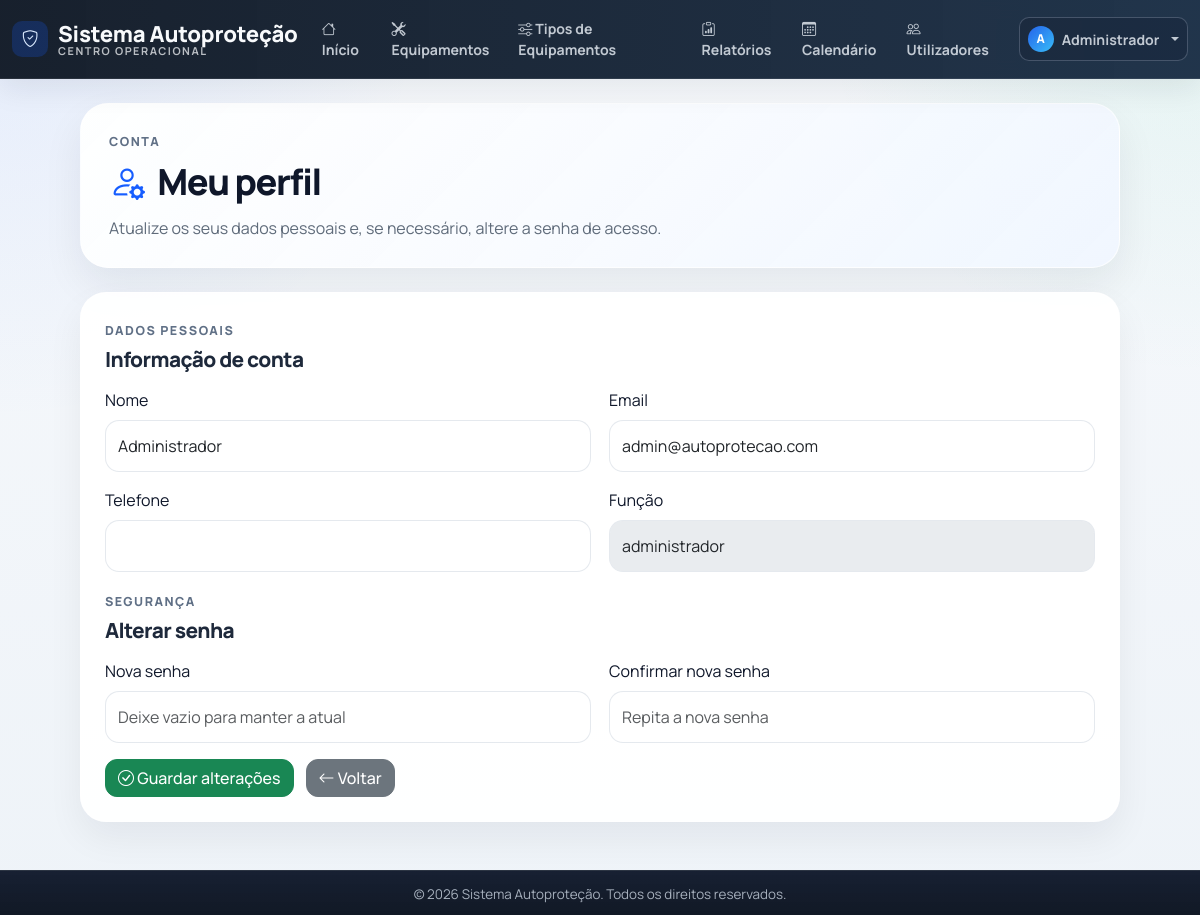
Screenshot of /index.php?controler=perfil&acao=editar (signed in) with the database file from the repository.
### tables this page shows
CREATE TABLE IF NOT EXISTS utilizadores (
    id INT AUTO_INCREMENT PRIMARY KEY,
    nome VARCHAR(100) NOT NULL,
    email VARCHAR(100) UNIQUE NOT NULL,
    telefone VARCHAR(20),
    senha VARCHAR(255) NOT NULL,
    funcao VARCHAR(50),
    ativo BOOLEAN DEFAULT TRUE,
    aprovado BOOLEAN DEFAULT FALSE,
    aprovado_por INT NULL,
    data_aprovacao TIMESTAMP NULL,
    data_criacao TIMESTAMP DEFAULT CURRENT_TIMESTAMP,
    data_atualizacao TIMESTAMP DEFAULT CURRENT_TIMESTAMP ON UPDATE CURRENT_TIMESTAMP,
    FOREIGN KEY (aprovado_por) REFERENCES utilizadores(id),
    INDEX idx_email (email),
    INDEX idx_ativo (ativo),
    INDEX idx_aprovado (aprovado)
);

### app/core/View.php (called while the page is built, shortened)
<?php
class View {
    public static function render($view, array $data = []) {
        $viewPath = APP_PATH . DIRECTORY_SEPARATOR . 'views' . DIRECTORY_SEPARATOR . str_replace('/', DIRECTORY_SEPARATOR, $view) . '.php';
        extract($data, EXTR_SKIP);
        require $viewPath;
        require APP_PATH . DIRECTORY_SEPARATOR . 'views' . DIRECTORY_SEPARATOR . 'layouts' . DIRECTORY_SEPARATOR . 'main.php';
    }
}

### app/core/Controller.php (called while the page is built, shortened)
<?php
abstract class Controller {
    protected function render($view, array $data = []) {
        View::render($view, $data);
    }
}

### app/controllers/PerfilController.php (called while the page is built, shortened)
<?php
class PerfilController extends Controller {
    private $utilizador;
    public function __construct() {
        $this->utilizador = new Utilizador();
    }
    public function editar() {
        $utilizadorId = (int)($_SESSION['utilizador_id'] ?? 0);
        $utilizador = $this->utilizador->getById($utilizadorId);
        $this->render('perfil/editar', compact('utilizador'));
    }
}

### app/core/Application.php (called while the page is built, shortened)
<?php
class Application {
    public function run() {
        $router = new Router();
        $route = $router->resolve($_GET);
        $this->dispatch($route);
    }
    private function registerAutoloader() {
        spl_autoload_register(function ($class) {
            $directories = [
                APP_PATH . DIRECTORY_SEPARATOR . 'core',
                APP_PATH . DIRECTORY_SEPARATOR . 'models',
                APP_PATH . DIRECTORY_SEPARATOR . 'controllers',
            ];
            foreach ($directories as $directory) {
                $file = $directory . DIRECTORY_SEPARATOR . $class . '.php';
                if (file_exists($file)) {
                    return;
                }
            }
        });
    }
    private function dispatch($route) {
        try {
            $controller = new $route['controller']();
            call_user_func_array([$controller, $route['action']], $route['params']);
        } catch (Throwable $exception) {
            $this->handleException($exception);
        }
    }
}

### public/index.php (called while the page is built)
<?php
require_once dirname(__DIR__) . DIRECTORY_SEPARATOR . 'app' . DIRECTORY_SEPARATOR . 'core' . DIRECTORY_SEPARATOR . 'Application.php';
$application = new Application();
$application->run();

### app/models/Utilizador.php (called while the page is built, shortened)
<?php
class Utilizador {
    private $db;
    private $table = 'utilizadores';
    public function __construct() {
        $this->db = new Database();
    }
    public function getById($id) {
        $query = "SELECT u.id, u.nome, u.email, u.telefone, u.funcao, u.ativo, u.aprovado,
                         u.aprovado_por, u.data_aprovacao, u.data_criacao, aprovador.nome as aprovado_por_nome
                  FROM {$this->table} u
                  LEFT JOIN {$this->table} aprovador ON aprovador.id = u.aprovado_por
                  WHERE u.id = ?";
        $stmt = $this->db->prepare($query);
        $stmt->bind_param("i", $id);
        $stmt->execute();
        return $stmt->get_result()->fetch_assoc();
    }
}

### app/models/Database.php (called while the page is built, shortened)
<?php
class Database {
    private $conexao;
    private $host;
    private $port;
    private $user;
    private $password;
    private $dbname;
    public function __construct() {
        $config = require CONFIG_PATH . DIRECTORY_SEPARATOR . 'database.php';
        $this->host = $config['host'];
        $this->port = $config['port'] ?? 3306;
        $this->user = $config['user'];
        $this->password = $config['password'];
        $this->dbname = $config['dbname'];
    }
    private function conectar() {
        try {
            $connection = new mysqli(
                $this->host,
                $this->user,
                $this->password,
                $this->dbname,
                (int)$this->port
            );
            $connection->set_charset("utf8mb4");
            $this->conexao = $connection;
        } catch (Exception $e) {
            die('Erro de conexão com a base de dados: ' . $e->getMessage());
        }
    }
    public function prepare($query) {
        return $this->conexao->prepare($query);
    }
}

### app/views/perfil/editar.php (the view)
<section class="page-shell page-shell--narrow">
    <div class="page-hero compact">
        <div>
            <span class="page-hero__eyebrow">Conta</span>
            <h1><i class="bi bi-person-gear"></i> Meu perfil</h1>
            <p>Atualize os seus dados pessoais e, se necessário, altere a senha de acesso.</p>
        </div>
    </div>
    <form method="POST" action="index.php?controler=perfil&acao=atualizar" class="panel-surface modern-form">
        <div class="panel-surface__header compact">
            <div>
                <span class="panel-surface__eyebrow">Dados pessoais</span>
                <h2>Informação de conta</h2>
            </div>
        </div>
        <div class="form-grid-two">
            <div class="mb-3">
                <label for="nome" class="form-label">Nome</label>
                <input type="text" class="form-control" id="nome" name="nome" value="<?php echo htmlspecialchars($utilizador['nome'] ?? ''); ?>" required>
            </div>
            <div class="mb-3">
                <label for="email" class="form-label">Email</label>
                <input type="email" class="form-control" id="email" name="email" value="<?php echo htmlspecialchars($utilizador['email'] ?? ''); ?>" required>
            </div>
        </div>
        <div class="form-grid-two">
            <div class="mb-3">
                <label for="telefone" class="form-label">Telefone</label>
                <input type="text" class="form-control" id="telefone" name="telefone" value="<?php echo htmlspecialchars($utilizador['telefone'] ?? ''); ?>">
            </div>
            <div class="mb-3">
                <label class="form-label">Função</label>
                <input type="text" class="form-control" value="<?php echo htmlspecialchars($utilizador['funcao'] ?? 'tecnico'); ?>" disabled>
            </div>
        </div>
        <div class="panel-surface__header compact top-padding">
            <div>
                <span class="panel-surface__eyebrow">Segurança</span>
                <h2>Alterar senha</h2>
            </div>
        </div>
        <div class="form-grid-two">
            <div class="mb-3">
                <label for="senha_nova" class="form-label">Nova senha</label>
                <input type="password" class="form-control" id="senha_nova" name="senha_nova" minlength="8" placeholder="Deixe vazio para manter a atual">
            </div>
            <div class="mb-3">
                <label for="confirmar_senha" class="form-label">Confirmar nova senha</label>
                <input type="password" class="form-control" id="confirmar_senha" name="confirmar_senha" minlength="8" placeholder="Repita a nova senha">
            </div>
        </div>
        <div class="form-actions-bar">
            <button type="submit" class="btn btn-success"><i class="bi bi-check-circle"></i> Guardar alterações</button>
            <a href="index.php" class="btn btn-secondary"><i class="bi bi-arrow-left"></i> Voltar</a>
        </div>
    </form>
</section>

### public/css/style.css (style rules this page uses)
:root { --color-primary: #165dff; --color-secondary: #6c757d; --color-success: #198754; --color-danger: #dc3545; --color-warning: #ffc107; --color-info: #0dcaf0; --surface-0: #f4f7fb; --surface-1: #ffffff; --surface-2: #eef3fb; --text-strong: #0f172a; --text-soft: #5f6b7a; --stroke-soft: rgba(22, 93, 255, 0.08); }
body { background: radial-gradient(circle at top left, rgba(22, 93, 255, 0.08), transparent 28%), radial-gradient(circle at top right, rgba(16, 185, 129, 0.08), transparent 25%), linear-gradient(180deg, #f7f9fc 0%, #eef3f8 100%); color: var(--text-strong); font-family: 'Manrope', 'Segoe UI', Tahoma, Geneva, Verdana, sans-serif; }
.btn { border-radius: 12px; font-weight: 500; transition: all .2s; }
h1 { color: var(--text-strong); font-weight: 700; margin-bottom: 30px; border-bottom: none; padding-bottom: 0; }
h2 { color: #1e293b; font-weight: 600; }
.page-shell { display: grid; gap: 24px; }
.page-shell--narrow { max-width: 1040px; margin: 0 auto; }
.page-hero { display: flex; align-items: flex-end; justify-content: space-between; gap: 20px; padding: 28px 30px; border-radius: 28px; background: linear-gradient(135deg, rgba(255, 255, 255, 0.95), rgba(240, 246, 255, 0.9)); border: 1px solid rgba(255, 255, 255, 0.7); box-shadow: 0 18px 40px rgba(15, 23, 42, 0.07); }
.page-hero.compact { padding: 24px 28px; }
.page-hero h1 { margin: 8px 0 12px; font-size: clamp(1.9rem, 3vw, 2.8rem); font-weight: 800; letter-spacing: -0.04em; }
.page-hero h1 i { color: #165dff; margin-right: 8px; }
.page-hero p { margin: 0; max-width: 700px; color: var(--text-soft); line-height: 1.7; }
.page-hero__eyebrow, .panel-surface__eyebrow { display: inline-block; font-size: 0.78rem; font-weight: 800; letter-spacing: 0.12em; text-transform: uppercase; color: #607086; }
.panel-surface { padding: 24px; border-radius: 26px; background: rgba(255, 255, 255, 0.94); border: 1px solid rgba(255, 255, 255, 0.72); box-shadow: 0 16px 36px rgba(15, 23, 42, 0.06); }
.panel-surface__header { display: flex; align-items: flex-start; justify-content: space-between; gap: 14px; margin-bottom: 18px; }
.panel-surface__header.compact { margin-bottom: 16px; }
.panel-surface__header h2 { margin: 6px 0 0; font-size: 1.3rem; font-weight: 800; letter-spacing: -0.03em; }
.modern-form .form-control, .modern-form .form-select { min-height: 52px; border-radius: 14px; border: 1px solid rgba(148, 163, 184, 0.24); box-shadow: none; }
.form-grid-two { display: grid; grid-template-columns: repeat(2, minmax(0, 1fr)); gap: 18px; }
.form-actions-bar { display: flex; flex-wrap: wrap; gap: 12px; align-items: center; }

### rows the page displays
utilizadores: nome "Administrador", email "admin@autoprotecao.com", funcao "administrador"

### other values shown
APP_NAME "Sistema Autoproteção"
$inicialUtilizador "A"
$nomeUtilizador "Administrador"
